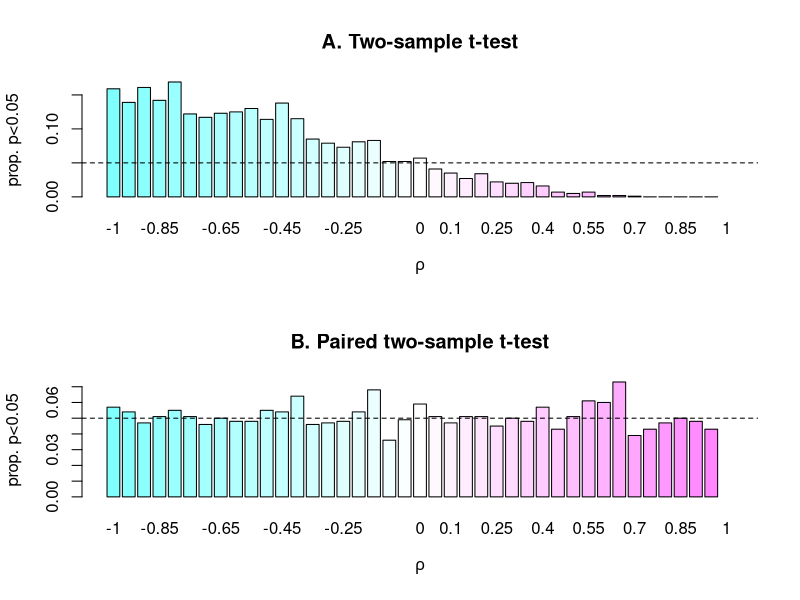

R code for this plot:
## ---- chunk 1
library(ggplot2); library(gridExtra)

## ---- chunk 2
r.coef <- -1
n<-1000
mycol <- heat.colors(40,alpha=0.3)
pvalues_np <- data.frame(rep(NA,n))
pvalues_p <- data.frame(rep(NA,n))
colnames(pvalues_np)=colnames(pvalues_p) <- "-1"
c <- 1
for(r in round(seq(-0.95,1,0.05),2)){pvalues_np[,as.character(r)]<-rep(NA,n)}
for(r in round(seq(-0.95,1,0.05),2)){pvalues_p[,as.character(r)]<-rep(NA,n)}

while(r.coef<=1){
  for(sim in 1:n){
    X <- rnorm(mean = 0,100)
    Y <- rnorm(mean=0,100)
    Z <- r.coef*X+sqrt(1-r.coef^2)*Y
    pvalues_np[sim,c] <- t.test(X,Z,paired = F)$p.val
    pvalues_p[sim,c] <- t.test(X,Z,paired = T)$p.val
  }
  r.coef <- r.coef + 0.05
  c <- c+1
}
prop_np <- rep(NA,41)
for(p in 1:length(colnames(pvalues_np))){
  prop_np[p]<-sum(pvalues_np[,p]<0.05)/length(pvalues_np[,p])
}
prop_p <- rep(NA,41)
for(p in 1:length(colnames(pvalues_p))){
  prop_p[p]<-sum(pvalues_p[,p]<0.05)/length(pvalues_p[,p])
}
## ---- chunk 3

par(mfrow=c(2,1))
barplot(prop_np, names= seq(-1,1,0.05),col=cm.colors(41), main="A. Two-sample t-test", xlab=expression(rho), ylab="prop. p<0.05")
abline(h=0.05, lty=2)
barplot(prop_p, names= seq(-1,1,0.05), col=cm.colors(41), main="B. Paired two-sample t-test", xlab=expression(rho), ylab="prop. p<0.05")
abline(h=0.05, lty=2)
